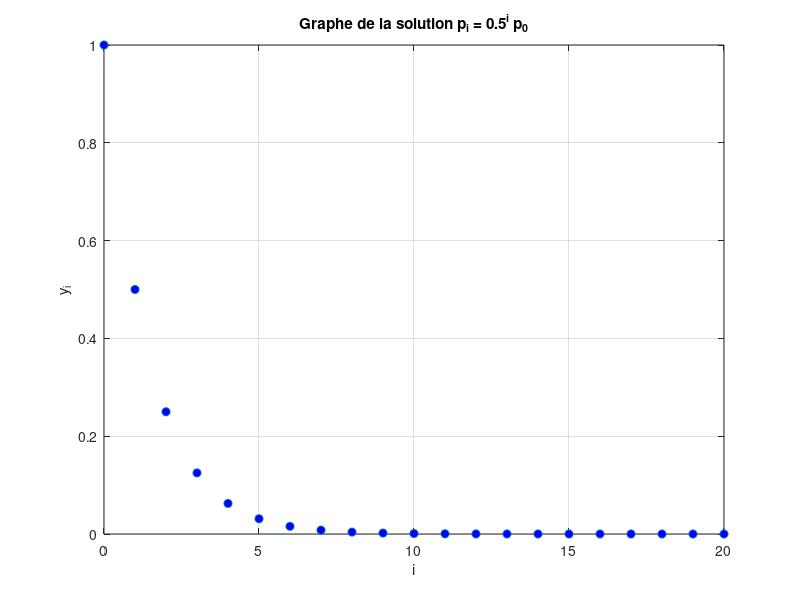
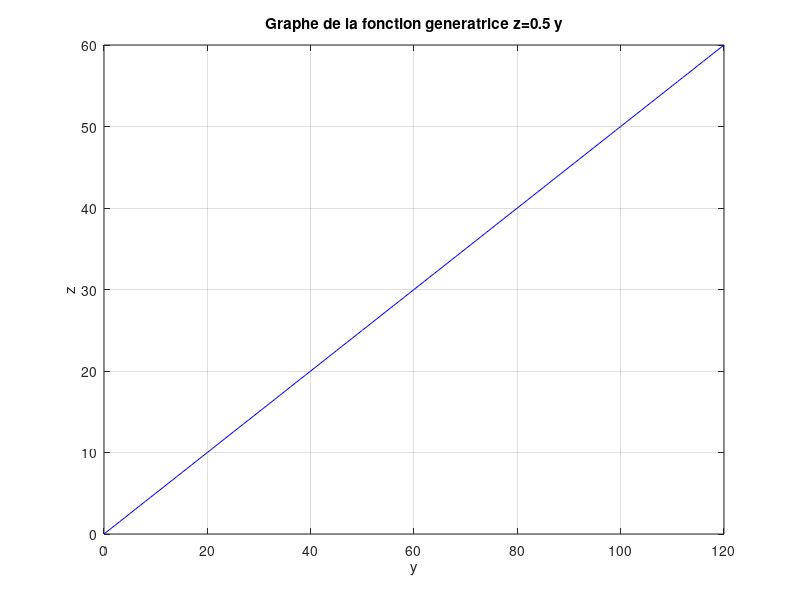

Reproduce these figures in MATLAB, in order.
close all

x=0:1:20;
y=0.5.^x;
plot(x,y,'o','MarkerFaceColor', 'b')

grid on
xlabel('i')
ylabel('y_i');
title('Graphe de la solution p_i = 0.5^i p_0')

%%%%%%%%%%%%%%%%%%%%%%%%%%%%%%%%%%%%%%%%
figure

x=0:1:120;
y=0.5*x;
plot(x,y,'b')

grid on
xlabel('y')
ylabel('z');
title('Graphe de la fonction generatrice z=0.5 y')
